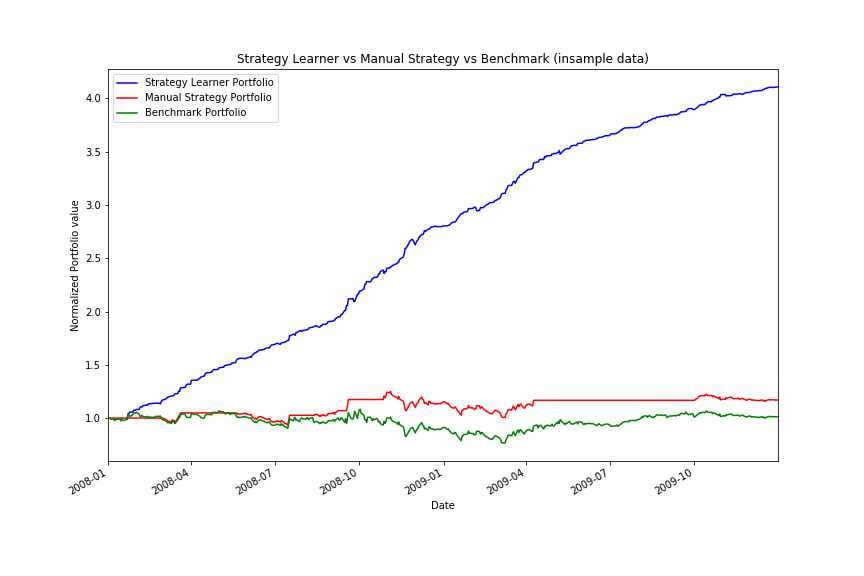

Write the Python code that produced this figure.
"""
Student Name: Tharun Saranga
GT User ID: tsaranga3
GT ID: 903457046
"""
import pandas as pd
import numpy as np
import util as ut
from StrategyLearner import StrategyLearner
from ManualStrategy import testPolicy
from marketsimcode import compute_portvals
import matplotlib.pyplot as plt
import datetime as dt



def author():
    return 'tsaranga3'

def plot_graphs(sd=dt.datetime(2008,1,1),ed=dt.datetime(2009,12,31),title="Strategy Learner vs Manual Strategy vs Benchmark (insample data)",symbol = 'JPM'):

    order_df = testPolicy(sd=sd,ed=ed,symbol=symbol)
    portvals = compute_portvals(order_df,symbol=symbol)
    cum_ret=(portvals[-1]/portvals[0])-1
    daily_ret=(portvals/portvals.shift(1))-1
    avg_daily_ret=daily_ret.mean()
    std_daily_ret=daily_ret.std()
    sharpe_ratio=np.sqrt(252)*(daily_ret).mean()/std_daily_ret

    # Portfolio details
    print(f"Cumulative Return of Manual Strategy: {cum_ret}")
    print()
    print(f"Standard Deviation of Manual Strategy: {std_daily_ret}")
    print()
    print(f"Average Daily Return of Strategy: {avg_daily_ret}")
    print()
    print(f"Sharpe Ratio of Fund: {sharpe_ratio}")
    print()

    bench_order = order_df.copy().head(1)
    bench_order = bench_order.append(order_df.copy().tail(1))
    bench_order.iloc[0] = 1000
    bench_order.iloc[1:] = 0

    bench_portvals = compute_portvals(bench_order,symbol=symbol)
    #print(bench_portvals)
    cum_ret=(bench_portvals[-1]/bench_portvals[0])-1
    daily_ret=(bench_portvals/bench_portvals.shift(1))-1
    avg_daily_ret=daily_ret.mean()
    std_daily_ret=daily_ret.std()
    sharpe_ratio=np.sqrt(252)*(daily_ret).mean()/std_daily_ret

    # Portfolio details
    print("-------------------------------------------------")
    print()
    print(f"Cumulative Return of Benchmark: {cum_ret}")
    print()
    print(f"Standard Deviation of Benchmark: {std_daily_ret}")
    print()
    print(f"Average Daily Return of Benchmark: {avg_daily_ret}")
    print()
    print(f"Sharpe Ratio of Fund: {sharpe_ratio}")
    print()

    st = StrategyLearner()
    st.addEvidence(symbol=symbol,sd=sd,ed=ed,sv=100000)
    trades = st.testPolicy(symbol=symbol,sd=dt.datetime(2008,1,1),ed=dt.datetime(2009,12,31),sv=100000)
    strategy_portvals = compute_portvals(trades,symbol=symbol)

    cum_ret=(strategy_portvals[-1]/strategy_portvals[0])-1
    daily_ret=(strategy_portvals/strategy_portvals.shift(1))-1
    avg_daily_ret=daily_ret.mean()
    std_daily_ret=daily_ret.std()
    sharpe_ratio=np.sqrt(252)*(daily_ret).mean()/std_daily_ret

    # Portfolio details
    print("-------------------------------------------------")
    print()
    print(f"Cumulative Return of Strategy Learner: {cum_ret}")
    print()
    print(f"Standard Deviation of Strategy Learner: {std_daily_ret}")
    print()
    print(f"Average Daily Return of Strategy Learner: {avg_daily_ret}")
    print()
    print(f"Sharpe Ratio of Fund: {sharpe_ratio}")
    print()

    portvals_nrm = portvals/portvals[0]
    bench_portvals_nrm = bench_portvals/bench_portvals[0]
    strategy_portvals_nrm = strategy_portvals/strategy_portvals[0]

    plt.figure(figsize=[12,8])
    strategy_portvals_nrm.plot(label="Strategy Learner Portfolio",color="blue")
    portvals_nrm.plot(label="Manual Strategy Portfolio",color="red")
    bench_portvals_nrm.plot(label="Benchmark Portfolio",color="green")
    plt.legend(loc="upper left")
    plt.xlabel("Date")
    plt.ylabel("Normalized Portfolio value")
    plt.xlim([sd,ed])
    #plt.ylim([0.65,1.5])
    plt.title(title)
    plt.savefig("experiment1.png")


if __name__ == "__main__":
    print("~~~~~~~~~~~~~~~~~~~~~~~~~~~insample_data~~~~~~~~~~~~~~~~~~~~~~~~~~~")
    print()
    plot_graphs()

